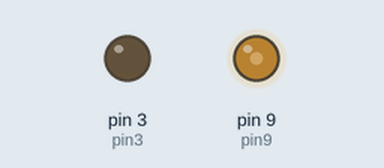
The sketch below on a simulated Arduino Uno, built with avr-gcc and run on an emulated ATmega328P. On the bench: output pins drawn as LEDs (lit = HIGH).

Above: at 0.1 s.
Timing chart, 0 to 1.6 s (numbered marks = the images above):
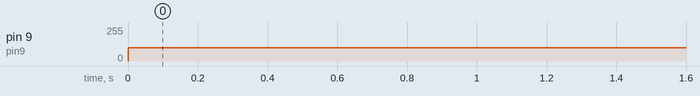

The sketch:

Reading_Serial_Data.ino
```cpp
// from example code on arduino about Serial Read
int a = 0; // for incoming serial data
int pin9 = 9;
int pin3 = 3;

void setup() {
 Serial.begin(9600);  //  opens serial port
 pinMode(pin9, OUTPUT);
 pinMode(pin3, OUTPUT);
 a = 100;
 }

void loop () {
 /*
  if (Serial.available() > 0) {
   // reads the incoming byte
  a = Serial.read();
  } */


 analogWrite(pin9, abs(a));


 analogWrite(pin9, abs(a));
 if(a > 0) { digitalWrite(pin3, LOW); }
 else { digitalWrite(pin3, HIGH); }

}
```

Measured:
- by itself, pin 9 (pin9): 0/255 → 100/255 at 0.00 s
